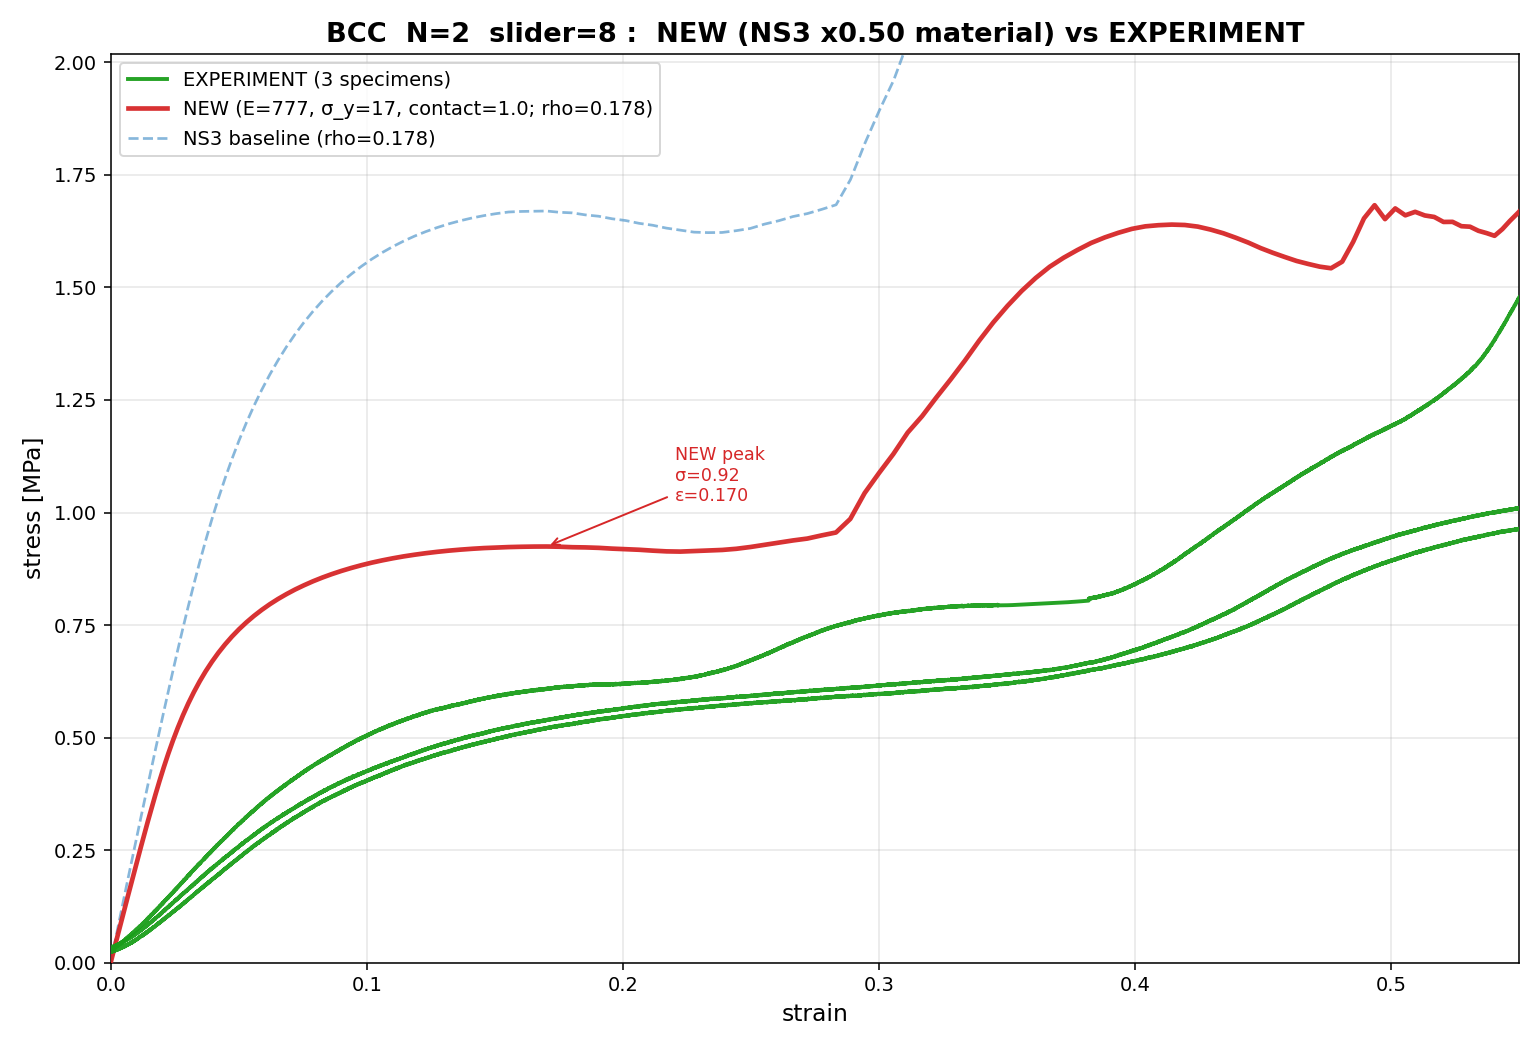

This chart was generated by the following Python code:
#!/usr/bin/env python3
"""BCC N=2 latest run vs experiment + NS3 baseline. Y-axis adaptive."""
import os, numpy as np
import matplotlib
matplotlib.use('Agg')
import matplotlib.pyplot as plt

from compare_n2_full import parse_sim, parse_exp, find_exp, trim_exp, N, CONS, GENROOT

TOPO = 'BCC'

new_  = parse_sim(os.path.join(GENROOT, TOPO, '5','0p5','8','StaCompre','feature_data.txt'))
ns3   = parse_sim(os.path.join(CONS, 'simulation','NewSession3',f'{TOPO}__baseline',f'N{N}','feature_data.txt'))

fig, ax = plt.subplots(figsize=(11, 7.5))

exp_max = 0.0; n_exp = 0
for sub, csvp in find_exp(TOPO):
    names, dims, specs = parse_exp(csvp)
    for k, (force, disp) in enumerate(specs):
        if force.size == 0 or k >= len(dims): continue
        T, W, H = dims[k]
        if T <= 0 or W <= 0 or H <= 0: continue
        eps, sig = trim_exp(disp / H, force / (T * W))
        ax.plot(eps, sig, color='#1a9e1a', lw=2.0, alpha=0.95,
                label=f'EXPERIMENT (3 specimens)' if n_exp == 0 else None, zorder=10)
        m = (eps >= 0) & (eps <= 0.55)
        if m.any(): exp_max = max(exp_max, float(sig[m].max()))
        n_exp += 1

new_max = 0.0
if new_ is not None:
    e, s = new_[1], new_[2]
    ax.plot(e, s, color='#d62728', lw=2.4, ls='-', alpha=0.95,
            label=f'NEW (E=777, σ_y=17, contact=1.0; rho={new_[0]:.3f})', zorder=3)
    m = (e >= 0) & (e <= 0.55)
    if m.any(): new_max = float(s[m].max())

if ns3 is not None:
    e, s = ns3[1], ns3[2]
    ax.plot(e, s, color='#5599cc', lw=1.4, ls='--', alpha=0.7,
            label=f'NS3 baseline (rho={ns3[0]:.3f})', zorder=2)

y_top = max(new_max, exp_max) * 1.20

ax.set_title(f'{TOPO}  N=2  slider=8 :  NEW (NS3 x0.50 material) vs EXPERIMENT',
             fontsize=14, fontweight='bold')
ax.set_xlabel('strain', fontsize=12)
ax.set_ylabel('stress [MPa]', fontsize=12)
ax.set_xlim(0, 0.55)
ax.set_ylim(0, y_top)
ax.grid(True, alpha=0.3)
ax.legend(fontsize=10, loc='upper left')

if new_ is not None:
    e, s = new_[1], new_[2]
    cutoff = np.searchsorted(e, 0.20)
    if cutoff > 5:
        i = int(np.argmax(s[:cutoff]))
        ax.annotate(f'NEW peak\nσ={s[i]:.2f}\nε={e[i]:.3f}',
                    xy=(e[i], s[i]), xytext=(e[i]+0.05, s[i]+0.1),
                    fontsize=9, color='#d62728',
                    arrowprops=dict(arrowstyle='->', color='#d62728', lw=1))

plt.tight_layout()
out = os.path.join(CONS, 'compare_bcc_v3.png')
plt.savefig(out, dpi=140); plt.close(fig)
print(f'NEW peak: {new_max:.3f}, exp peak: {exp_max:.3f}, y_top: {y_top:.3f}')
print('Saved:', out)
